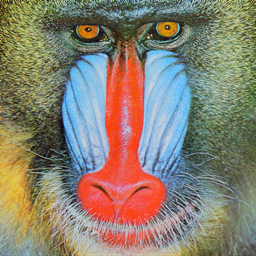
#> input picture data/Mandrill.bmp, 256 x 256 px
$ python tonecurve_spefial_effect.py
#> lines starting #> are read from the running program, lines starting #| are printed output that depends on the picture
import numpy as np
import cv2

img = cv2.imread("data/Mandrill.bmp", 0)
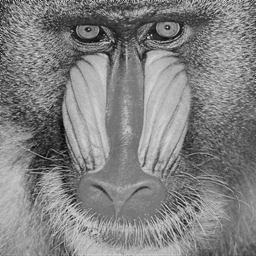
#> img: shape (256, 256); min 2, max 220, mean 129.4

# ネガポジ変換
x = np.arange(256)
y = 255 - x
dst = cv2.LUT(img, y)
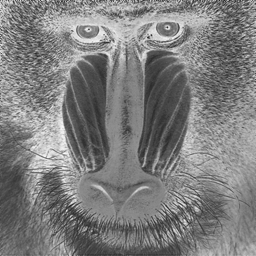
#> dst: shape (256, 256) int32; min 35, max 253, mean 125.6
cv2.imwrite("output/negpos.bmp", dst)

# ポスタリゼーション
x = np.arange(256)
steps = 4
bins = np.linspace(0, 255, steps + 1)
y = np.array([bins[i - 1] for i in np.digitize(x, bins)]).astype(int)
dst = cv2.LUT(img, y)
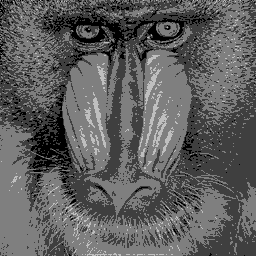
#> dst: shape (256, 256) int32; min 0, max 191, mean 94.8
cv2.imwrite("output/posterization.bmp", dst)

# ソラリゼーション
x = np.arange(256)
y = (np.sin(x * 2 * np.pi / 255) + 1) * 255 / 2
dst = cv2.LUT(img, y)
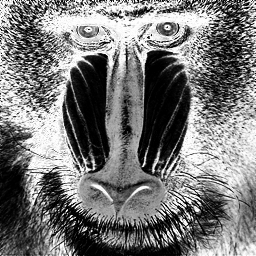
#> dst: shape (256, 256) float64; min 0.00242, max 255, mean 119.6
cv2.imwrite("output/solarization.bmp", dst)

# 疑似カラー
dst = cv2.applyColorMap(img, cv2.COLORMAP_JET)
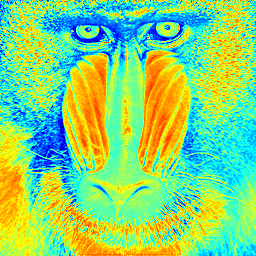
#> dst: shape (256, 256, 3); mean B, G, R 119.3, 216.6, 136
cv2.imwrite("output/pseudo.bmp", dst)

$ run again, with data/Aerial.bmp copied over data/Mandrill.bmp
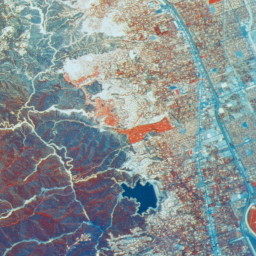
#> input picture data/Aerial.bmp, 256 x 256 px
#> `dst = cv2.LUT(img, y)`:
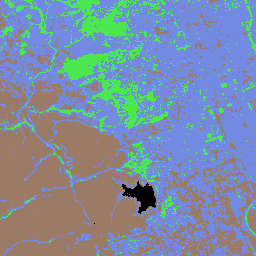
#> dst: shape (256, 256) int32; 4 distinct labels, from 0 to 191; one colour per label, 0 black
#> `dst = cv2.applyColorMap(img, cv2.COLORMAP_JET)`:
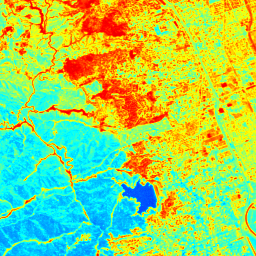
#> dst: shape (256, 256, 3); mean B, G, R 98.1, 212.9, 157.3

$ run again, with data/Cameraman.bmp copied over data/Mandrill.bmp
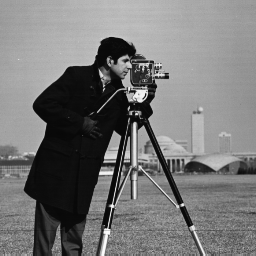
#> input picture data/Cameraman.bmp, 256 x 256 px
#> img is the input picture: shape (256, 256); min 7, max 253, mean 118.7
#> `dst = cv2.LUT(img, y)`:
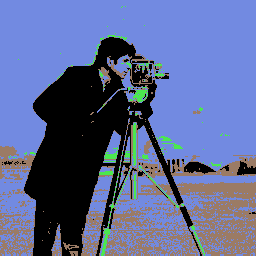
#> dst: shape (256, 256) int32; 4 distinct labels, from 0 to 191; one colour per label, 0 black
#> `dst = cv2.applyColorMap(img, cv2.COLORMAP_JET)`:
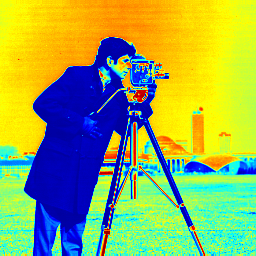
#> dst: shape (256, 256, 3); mean B, G, R 92, 172, 148.2
